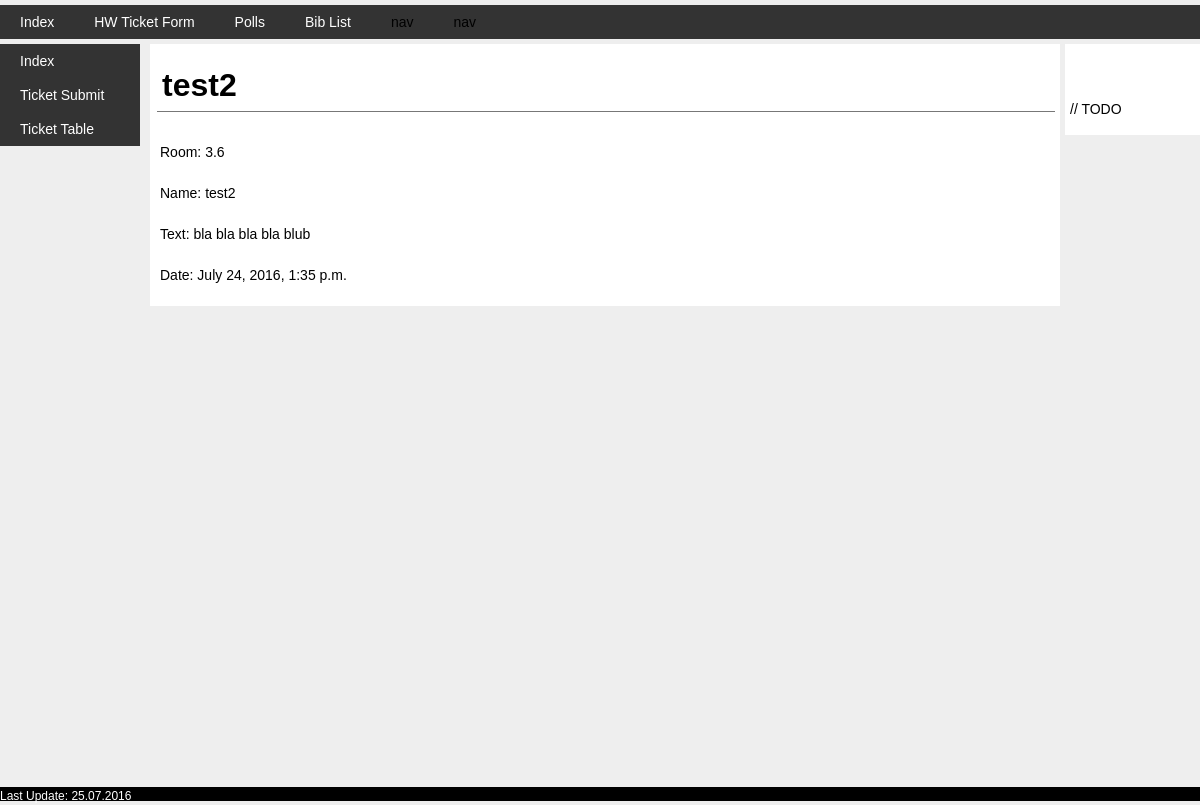
The app's page /hwform/ticket/2/detail.html with its own data.
### hwform/models.py (models this page shows, shortened)
class Ticket(models.Model):
    ticket_name = models.CharField(max_length=200)
    ticket_room = models.CharField(max_length=200)
    ticket_sum = models.CharField(max_length=200)
    ticket_descr = models.TextField('Descriptive text', default='Add your super descriptive text here...')
    pub_date = models.DateTimeField('date published')

### hwform/views.py (the view)
# urls.py: url(r'^ticket/(?P<pk>\d+)/detail.html$', views.DetailView.as_view(), name='ticket_detail'),
class DetailView(generic.DetailView):
    template_name = "hwform/detail.html"
    model = Ticket

### hwform/templates/hwform/detail.html (shortened to what this page needs)
{% extends "hwform/base.html" %}
{% block content %}
<div>
    <h1>{{ ticket.ticket_sum }}</h1>
    <p>Room: {{ ticket.ticket_room }}</p>
    <p>Name: {{ ticket.ticket_name }}</p>
    <p>Text: {{ ticket.ticket_descr }}</p>
    <p>Date: {{ ticket.pub_date }}</p>
</div>
{% endblock %}

### base/static/base/style.css (style rules this page uses)
html, body { margin: 0; padding: 0; border: 0; background: transparent; }
div, article, aside, footer, header, hgroup, nav, section, h1, h2, h3, h4, h5, h6, p, blockquote, a, ol, ul, li, table, tr, th, td, tbody, tfoot, thead { margin: 0; padding: 0; border: 0; vertical-align: baseline; background: transparent; }
h1, h2, h3, h4, h5, h6, p, li, blockquote, td, th, a, caption, em, strong, strike { font-family: Arial, Helvetica, sans-serif; font-size: 100%; font-weight: normal; font-style: normal; line-height: 100%; text-indent: 0; text-decoration: none; text-align: left; color: #000; }
ol, ul, { list-style: none; }
body { background-color: #eeeeee; }
html, body, #wrapper { height: 100%; }
h1, h2, h3, h4, h5, h6 { font-weight: bold; color: #000; }
h1 { font-size: 24px; }
p { color: #000; font-size: 12px; line-height: 150%; }
#content h1 { margin: 10px 0 20px 2px; font-size: 32px; border-bottom: 1px #777777 solid; padding: 10px 5px; }
#content p { font-size: 14px; padding: 10px 0 10px 5px; }

### hwform/static/hwform/style.css (style rules this page uses)
html, body { margin: 0; padding: 0; border: 0; background: transparent; }
div, article, aside, footer, header, hgroup, nav, section, h1, h2, h3, h4, h5, h6, p, blockquote, a, ol, ul, li, table, tr, th, td, tbody, tfoot, thead { margin: 0; padding: 0; border: 0; vertical-align: baseline; background: transparent; }
h1, h2, h3, h4, h5, h6, p, li, blockquote, td, th, a, caption, em, strong, strike { font-family: Arial, Helvetica, sans-serif; font-size: 100%; font-weight: normal; font-style: normal; line-height: 100%; text-indent: 0; text-decoration: none; text-align: left; color: #000; }
ol, ul, { list-style: none; }
body { background-color: #eeeeee; }
html, body, #wrapper { height: 100%; }
h1, h2, h3, h4, h5, h6 { font-weight: bold; color: #000; }
h1 { font-size: 24px; }
p { color: #000; font-size: 12px; line-height: 150%; }
#content h1 { margin: 10px 0 20px 2px; font-size: 32px; border-bottom: 1px #777777 solid; padding: 10px 5px; }
#content p { font-size: 14px; padding: 10px 0 10px 5px; }

### records on screen
Ticket: ticket_sum "test2", ticket_room "3.6", ticket_name "test2", ticket_descr "bla bla bla bla blub", pub_date "July 24, 2016, 1:35 p.m."
